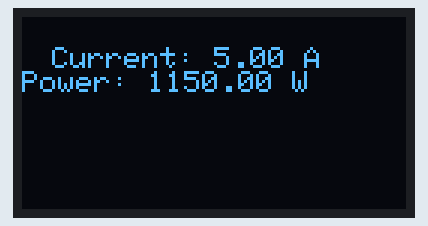
Recording of a sketch running on a simulated ESP32. Parts: 128×64 one-colour display. WiFi joins after 1.5 s; servers stay silent unless stated; random numbers use the default seed unless the sketch sets one; web services answer with replies made up by the test bench; what the sketch prints to the serial monitor is not drawn.

Above: at 1.6 s.
At 11.8 s:
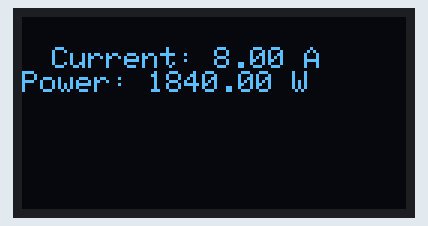
At 22.1 s:
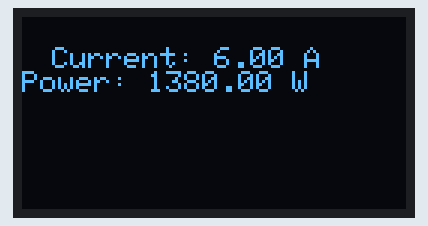
At 52.7 s:
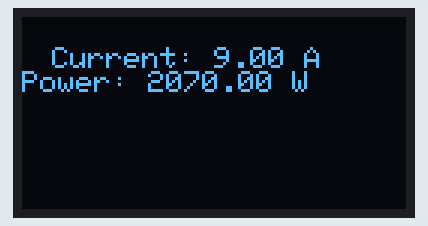
At 93.6 s:
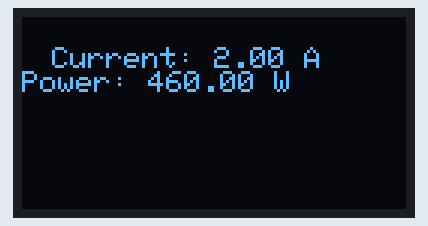
At 124.3 s:
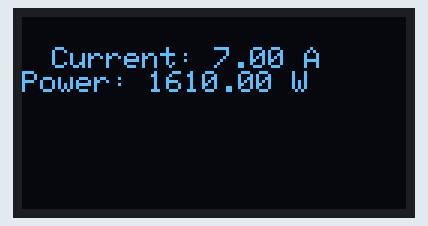

The sketch:

sketch.ino
```cpp
#include <WiFi.h>
#include <HTTPClient.h>
#include <Wire.h>
#include <Adafruit_SSD1306.h>

const char* ssid = "Wokwi-GUEST";
const char* password = "";

const char* thingSpeakAPI = "https://api.thingspeak.com/update?api_key=VPPFQPASEP7EB5Z3";

const float voltage = 230.0;  // Assume classroom voltage is 230V
float current = 0.0;  // Simulated current sensor value

// OLED Display (SSD1306)
#define SCREEN_WIDTH 128
#define SCREEN_HEIGHT 64
Adafruit_SSD1306 display(SCREEN_WIDTH, SCREEN_HEIGHT, &Wire, -1);

void setup() {
    Serial.begin(115200);
    WiFi.begin(ssid, password);

    if (!display.begin(SSD1306_SWITCHCAPVCC, 0x3C)) {
        Serial.println("SSD1306 initialization failed!");
        while (1);
    }
    display.clearDisplay();

    Serial.print("Connecting to WiFi");
    while (WiFi.status() != WL_CONNECTED) {
        delay(500);
        Serial.print(".");
    }
    Serial.println("\nWiFi Connected!");
}

void loop() {
    // Simulating ACS712 Current Sensor Data (Random 0-10A)
    current = random(1, 10);
    float power = voltage * current;

    Serial.print("Current: "); Serial.print(current); Serial.print(" A, ");
    Serial.print("Power: "); Serial.print(power); Serial.println(" W");

    // Displaying Data on OLED Screen
    display.clearDisplay();
    display.setTextSize(1);
    display.setTextColor(WHITE);
    display.setCursor(10, 10);
    display.print("Current: "); display.print(current); display.println(" A");
    display.print("Power: "); display.print(power); display.println(" W");
    display.display();

    // Sending Data to ThingSpeak
    if (WiFi.status() == WL_CONNECTED) {
        HTTPClient http;
        String url = String(thingSpeakAPI) + "&field1=" + String(current) + "&field2=" + String(power);

        http.begin(url);
        int httpResponseCode = http.GET();
        if (httpResponseCode > 0) {
            Serial.println("Data Sent to ThingSpeak!");
        } else {
            Serial.println("Error Sending Data.");
        }
        http.end();
    }

    // Alert if Power Exceeds 1500W - threshold
    if (power > 1500) {
        Serial.println("⚠ ALERT: High Power Consumption Detected!");
    }

    delay(10000);
}
```

Measured:
- what the display in image 0 shows lasts 10.2 s, from 1.6 s to 11.8 s
